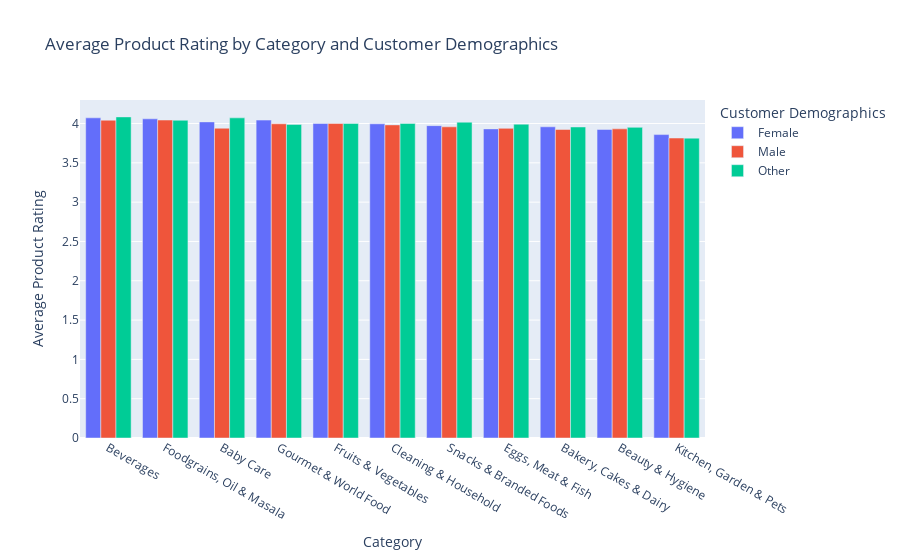

Notebook cell for this chart:
### Code cell
# plot the product_rating for each category and customer_demographics using grouped bar chart.

average_product_rating = average_product_rating.reset_index()

fig = px.bar(average_product_rating,
                x='category',
                y='product_rating',
                color='customer_demographics',
                barmode='group',
                title='Average Product Rating by Category and Customer Demographics')

fig.update_layout(
    xaxis_title="Category",
    yaxis_title="Average Product Rating",
    xaxis={'categoryorder':'total descending'},
    legend_title="Customer Demographics"
)

fig.show()

### Figure 1 — Plotly figure (JSON) as saved in the notebook; plotly's stock layout.template omitted (floating-point values rounded to 4 significant figures)
{"data": [{"alignmentgroup": "True", "hovertemplate": "customer_demographics=Female<br>category=%{x}<br>product_rating=%{y}<extra></extra>", "legendgroup": "Female", "marker": {"color": "#636efa", "pattern": {"shape": ""}}, "name": "Female", "offsetgroup": "Female", "orientation": "v", "showlegend": true, "textposition": "auto", "type": "bar", "x": ["Baby Care", "Bakery, Cakes & Dairy", "Beauty & Hygiene", "Beverages", "Cleaning & Household", "Eggs, Meat & Fish", "Foodgrains, Oil & Masala", "Fruits & Vegetables", "Gourmet & World Food", "Kitchen, Garden & Pets", "Snacks & Branded Foods"], "xaxis": "x", "y": [4.021, 3.958, 3.925, 4.072, 3.996, 3.932, 4.06, 4, 4.044, 3.859, 3.973], "yaxis": "y"}, {"alignmentgroup": "True", "hovertemplate": "customer_demographics=Male<br>category=%{x}<br>product_rating=%{y}<extra></extra>", "legendgroup": "Male", "marker": {"color": "#EF553B", "pattern": {"shape": ""}}, "name": "Male", "offsetgroup": "Male", "orientation": "v", "showlegend": true, "textposition": "auto", "type": "bar", "x": ["Baby Care", "Bakery, Cakes & Dairy", "Beauty & Hygiene", "Beverages", "Cleaning & Household", "Eggs, Meat & Fish", "Foodgrains, Oil & Masala", "Fruits & Vegetables", "Gourmet & World Food", "Kitchen, Garden & Pets", "Snacks & Branded Foods"], "xaxis": "x", "y": [3.94, 3.925, 3.932, 4.042, 3.983, 3.939, 4.044, 4.0, 3.997, 3.816, 3.958], "yaxis": "y"}, {"alignmentgroup": "True", "hovertemplate": "customer_demographics=Other<br>category=%{x}<br>product_rating=%{y}<extra></extra>", "legendgroup": "Other", "marker": {"color": "#00cc96", "pattern": {"shape": ""}}, "name": "Other", "offsetgroup": "Other", "orientation": "v", "showlegend": true, "textposition": "auto", "type": "bar", "x": ["Baby Care", "Bakery, Cakes & Dairy", "Beauty & Hygiene", "Beverages", "Cleaning & Household", "Eggs, Meat & Fish", "Foodgrains, Oil & Masala", "Fruits & Vegetables", "Gourmet & World Food", "Kitchen, Garden & Pets", "Snacks & Branded Foods"], "xaxis": "x", "y": [4.072, 3.956, 3.951, 4.084, 4.001, 3.992, 4.042, 4, 3.989, 3.814, 4.017], "yaxis": "y"}], "layout": {"barmode": "group", "legend": {"title": {"text": "Customer Demographics"}, "tracegroupgap": 0}, "title": {"text": "Average Product Rating by Category and Customer Demographics"}, "xaxis": {"anchor": "y", "categoryorder": "total descending", "domain": [0, 1], "title": {"text": "Category"}}, "yaxis": {"anchor": "x", "domain": [0, 1], "title": {"text": "Average Product Rating"}}}}
